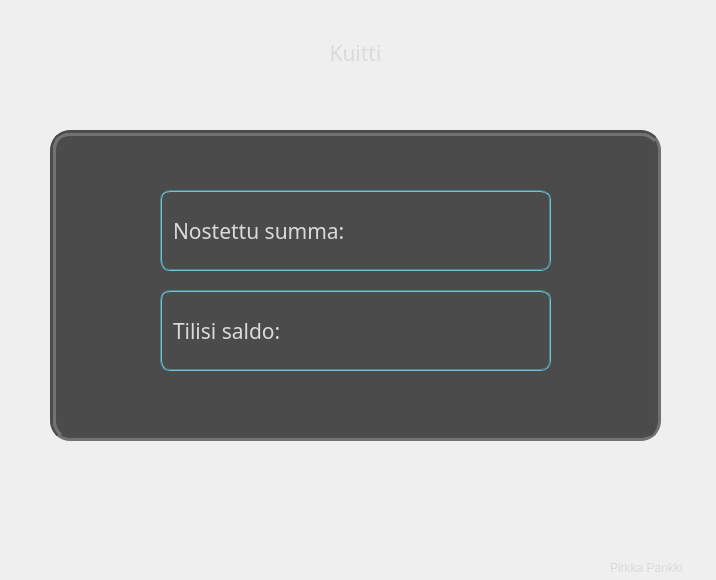
<?xml version="1.0" encoding="UTF-8"?>
<ui version="4.0">
 <class>receiptwindow</class>
 <widget class="QDialog" name="receiptwindow">
  <property name="geometry">
   <rect>
    <x>0</x>
    <y>0</y>
    <width>716</width>
    <height>580</height>
   </rect>
  </property>
  <property name="windowTitle">
   <string>Dialog</string>
  </property>
  <property name="styleSheet">
   <string notr="true">QDialog {	
	background-color: qlineargradient(spread:pad, x1:0, y1:0, x2:1, y2:1, stop:0 rgba(51, 51, 51, 255), stop:				0.525822 rgba(95, 95, 95, 255), stop:1 rgba(58, 58, 58, 255));
}

QLabel#backLabel {
	background-color: rgb(75, 75, 75);
	border: 6px groove #4c4c4c;
	border-radius: 20px;
}

QLabel#label {
	background: transparent;
	border: none;
	font: 290 16pt &quot;Microsoft YaHei Light&quot;;
	color: #dadada;
	qproperty-geometry:rect(80 40 551 26);
}
QLabel#labelError{
	font: 290 20pt &quot;Microsoft YaHei Light&quot;;
	color: #D10000;
	

}

QLabel#labelSaldo
{
	background: transparent;
	border: none;
	font: 290 18pt &quot;Microsoft YaHei Light&quot;;
	color: #dadada;

}
QLabel#labelSumma
{
	background: transparent;
	border: none;
	font: 290 18pt &quot;Microsoft YaHei Light&quot;;
	color: #dadada;
}
QLabel#label_3
{
	font: 290 16pt &quot;Microsoft YaHei Light&quot;;	
	color: #dadada;
	background-color: qlineargradient(spread:pad, x1:0, y1:0.431818, x2:1, y2:0.409364, stop:0.217877 			rgba(43, 	43, 43, 255), stop:0.50838 rgba(64, 64, 64, 255), stop:0.938547 rgba(37, 37, 37, 255));
	border: 2px groove #4a8390;
	border-radius: 10px;
	padding: 6px;
}
QLabel#label_4
{
	font: 290 16pt &quot;Microsoft YaHei Light&quot;;	
	color: #dadada;
	background-color: qlineargradient(spread:pad, x1:0, y1:0.431818, x2:1, y2:0.409364, stop:0.217877 			rgba(43, 	43, 43, 255), stop:0.50838 rgba(64, 64, 64, 255), stop:0.938547 rgba(37, 37, 37, 255));
	border: 2px groove #4a8390;
	border-radius: 10px;
	padding: 6px;
}

QPushButton {
background: transparent;
border: none;

}
QLabel#pirkkal {	
	color: #dadada;
	font: 350 10pt &quot;Leelawadee UI Semilight&quot;;
	qproperty-geometry:rect(610 550 101 35);
}</string>
  </property>
  <widget class="QLabel" name="pirkkal">
   <property name="geometry">
    <rect>
     <x>610</x>
     <y>550</y>
     <width>101</width>
     <height>35</height>
    </rect>
   </property>
   <property name="text">
    <string>Pirkka Pankki</string>
   </property>
  </widget>
  <widget class="QLabel" name="label_3">
   <property name="geometry">
    <rect>
     <x>160</x>
     <y>190</y>
     <width>391</width>
     <height>81</height>
    </rect>
   </property>
   <property name="font">
    <font>
     <family>Microsoft YaHei Light</family>
     <pointsize>16</pointsize>
     <italic>false</italic>
     <bold>false</bold>
    </font>
   </property>
   <property name="text">
    <string>Nostettu summa:</string>
   </property>
   <property name="alignment">
    <set>Qt::AlignLeading|Qt::AlignLeft|Qt::AlignVCenter</set>
   </property>
  </widget>
  <widget class="QLabel" name="label_4">
   <property name="geometry">
    <rect>
     <x>160</x>
     <y>290</y>
     <width>391</width>
     <height>81</height>
    </rect>
   </property>
   <property name="font">
    <font>
     <family>Microsoft YaHei Light</family>
     <pointsize>16</pointsize>
     <italic>false</italic>
     <bold>false</bold>
    </font>
   </property>
   <property name="text">
    <string>Tilisi saldo:</string>
   </property>
   <property name="alignment">
    <set>Qt::AlignLeading|Qt::AlignLeft|Qt::AlignVCenter</set>
   </property>
  </widget>
  <widget class="QLabel" name="labelSumma">
   <property name="geometry">
    <rect>
     <x>390</x>
     <y>200</y>
     <width>91</width>
     <height>61</height>
    </rect>
   </property>
   <property name="font">
    <font>
     <family>Microsoft YaHei Light</family>
     <pointsize>18</pointsize>
     <italic>false</italic>
     <bold>false</bold>
    </font>
   </property>
   <property name="text">
    <string/>
   </property>
   <property name="alignment">
    <set>Qt::AlignCenter</set>
   </property>
  </widget>
  <widget class="QLabel" name="labelSaldo">
   <property name="geometry">
    <rect>
     <x>390</x>
     <y>300</y>
     <width>101</width>
     <height>61</height>
    </rect>
   </property>
   <property name="font">
    <font>
     <family>Microsoft YaHei Light</family>
     <pointsize>18</pointsize>
     <italic>false</italic>
     <bold>false</bold>
    </font>
   </property>
   <property name="text">
    <string/>
   </property>
   <property name="alignment">
    <set>Qt::AlignCenter</set>
   </property>
  </widget>
  <widget class="QLabel" name="backLabel">
   <property name="geometry">
    <rect>
     <x>50</x>
     <y>130</y>
     <width>611</width>
     <height>311</height>
    </rect>
   </property>
   <property name="text">
    <string/>
   </property>
  </widget>
  <widget class="QLabel" name="label">
   <property name="geometry">
    <rect>
     <x>80</x>
     <y>40</y>
     <width>551</width>
     <height>26</height>
    </rect>
   </property>
   <property name="font">
    <font>
     <family>Microsoft YaHei Light</family>
     <pointsize>16</pointsize>
     <italic>false</italic>
     <bold>false</bold>
    </font>
   </property>
   <property name="text">
    <string>Kuitti</string>
   </property>
   <property name="alignment">
    <set>Qt::AlignCenter</set>
   </property>
  </widget>
  <widget class="QPushButton" name="eurob1">
   <property name="geometry">
    <rect>
     <x>480</x>
     <y>200</y>
     <width>61</width>
     <height>61</height>
    </rect>
   </property>
   <property name="text">
    <string/>
   </property>
   <property name="icon">
    <iconset resource="gifsANDicons.qrc">
     <normaloff>:/icons/icons/euro.png</normaloff>:/icons/icons/euro.png</iconset>
   </property>
   <property name="iconSize">
    <size>
     <width>40</width>
     <height>40</height>
    </size>
   </property>
  </widget>
  <widget class="QPushButton" name="eurob2">
   <property name="geometry">
    <rect>
     <x>480</x>
     <y>300</y>
     <width>61</width>
     <height>61</height>
    </rect>
   </property>
   <property name="text">
    <string/>
   </property>
   <property name="icon">
    <iconset resource="gifsANDicons.qrc">
     <normaloff>:/icons/icons/euro.png</normaloff>:/icons/icons/euro.png</iconset>
   </property>
   <property name="iconSize">
    <size>
     <width>40</width>
     <height>40</height>
    </size>
   </property>
  </widget>
  <widget class="QLabel" name="labelError">
   <property name="geometry">
    <rect>
     <x>180</x>
     <y>70</y>
     <width>371</width>
     <height>41</height>
    </rect>
   </property>
   <property name="text">
    <string/>
   </property>
   <property name="alignment">
    <set>Qt::AlignCenter</set>
   </property>
  </widget>
  <zorder>label</zorder>
  <zorder>backLabel</zorder>
  <zorder>label_4</zorder>
  <zorder>label_3</zorder>
  <zorder>pirkkal</zorder>
  <zorder>labelSumma</zorder>
  <zorder>labelSaldo</zorder>
  <zorder>eurob1</zorder>
  <zorder>eurob2</zorder>
  <zorder>labelError</zorder>
 </widget>
 <resources>
  <include location="gifsANDicons.qrc"/>
 </resources>
 <connections/>
</ui>
